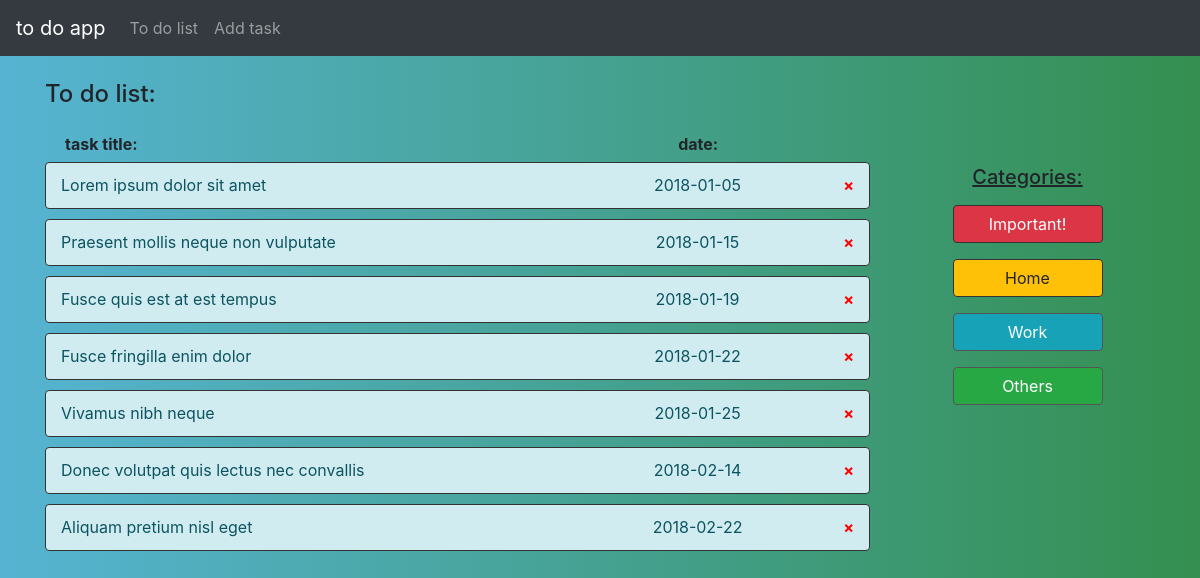
/, run on an earlier commit of the app's database.
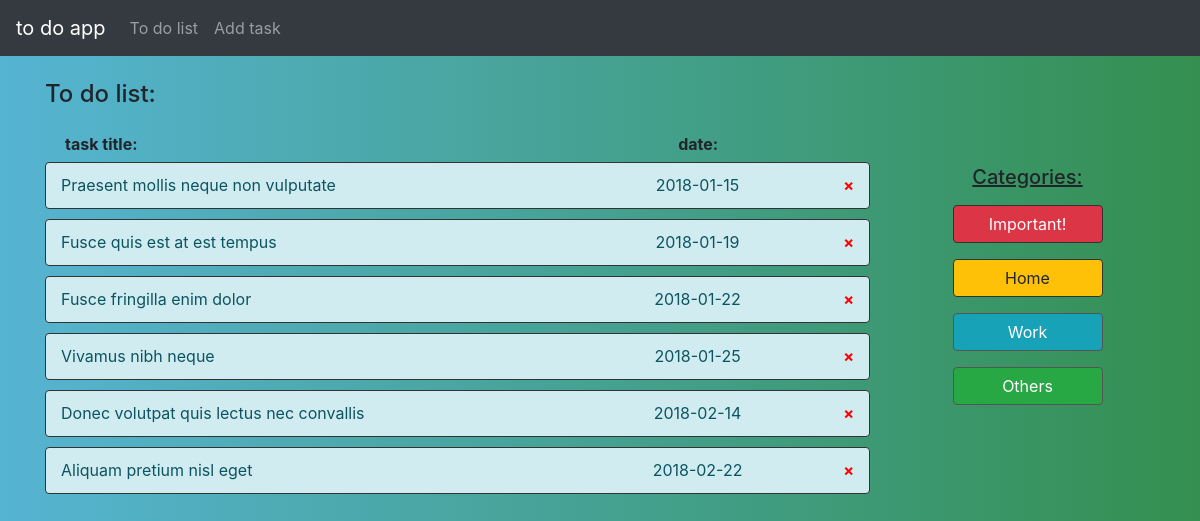
And on a later commit of the database.
### tables this page shows
CREATE TABLE "todo" (
	`id`	INTEGER NOT NULL PRIMARY KEY AUTOINCREMENT UNIQUE,
	`title`	TEXT NOT NULL,
	`desc`	TEXT,
	`date`	TEXT
);

### main.py (the view)
@todo.route('/')
def main():
    zadania = wyswietl_dane()
    return render_template('main.html', zadania=zadania)

### baza_danych.py (called while the page is built)
def wyswietl_dane():
    tablica = []
    with baza as connection:
        c = connection.cursor()
        c.execute("""SELECT * FROM todo ORDER BY date""")
        rows = c.fetchall()
        for value in rows:
            tablica.append({
                'id': value[0],
                'title': value[1],
                'desc': value[2],
                'date': value[3]
            })
        return tablica

### templates/main.html
{% extends 'layout.html' %}
{% block body %}
    <h4>To do list:</h4>
    <div class="row justify-content-md-center">
        <div class="col-9">
            <div class="row justify-content-md-center" style="margin-top: 15px; margin-bottom: 0px; margin-left: 0px; width:100%; min-height: 30px">
                <div class="col-8"><span style="margin: 0px 0px 0px 5px"><b>task title:</b></span></div>
                <div class="col-3" style="text-align: center;"><b>date:</b></div>
                <div class="col-1"></div>
            </div>
            {% for row in zadania %}
            <div class="alert alert-info alert-dismissible" style="margin: 0px 0px 10px 0px; border: 1px solid #333; padding: 5px 0px 5px 0px; min-height: 40px">
                <div class="row justify-content-md-center" role="alert" style="margin: 5px 0px 0px 0px; width:100%; min-height: 30px">
                    <div class="col-8">{{row['title']}}</div>
                    <div class="col-3" style="max-height:20px; text-align: center;">{{row['date']}}</div>
                    <div class="col-1" style="text-align: right;">
                        <a href="/usun/{{row['id']}}" style="text-align: right; font-weight: bold; text-decoration: none; color: red">&times;</a>
                    </div>
                </div>
            </div>
            {% endfor %}
        </div>
        <div class="col-3" style="text-align: center;">
            <br><br>
            <h5 style="text-decoration: underline">Categories:</h5>
            <button type="button" class="btn btn-danger" style="width: 150px; margin: 8px; border: 1px solid #333;">Important!</button><br>
            <button type="button" class="btn btn-warning" style="width: 150px; margin: 8px; border: 1px solid #333;">Home</button><br>
            <button type="button" class="btn btn-info" style="width: 150px; margin: 8px; border: 1px solid #555;">Work</button><br>
            <button type="button" class="btn btn-success" style="width: 150px; margin: 8px; border: 1px solid #555;">Others</button>
        </div>
    </div>
{% endblock %}

What changed in the data, as far as the page shows it:
removed todo: title "Lorem ipsum dolor sit amet", date "2018-01-05"
